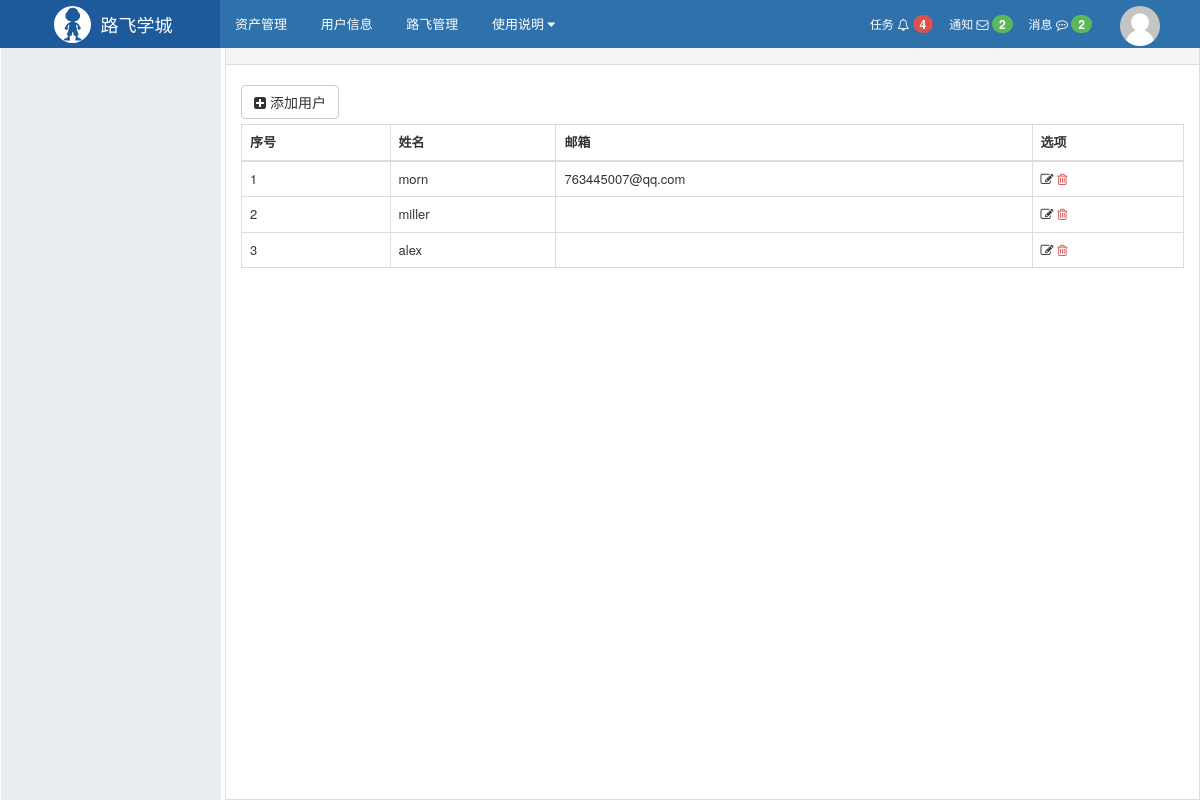
The app's page /rbac/user/list/, older data.
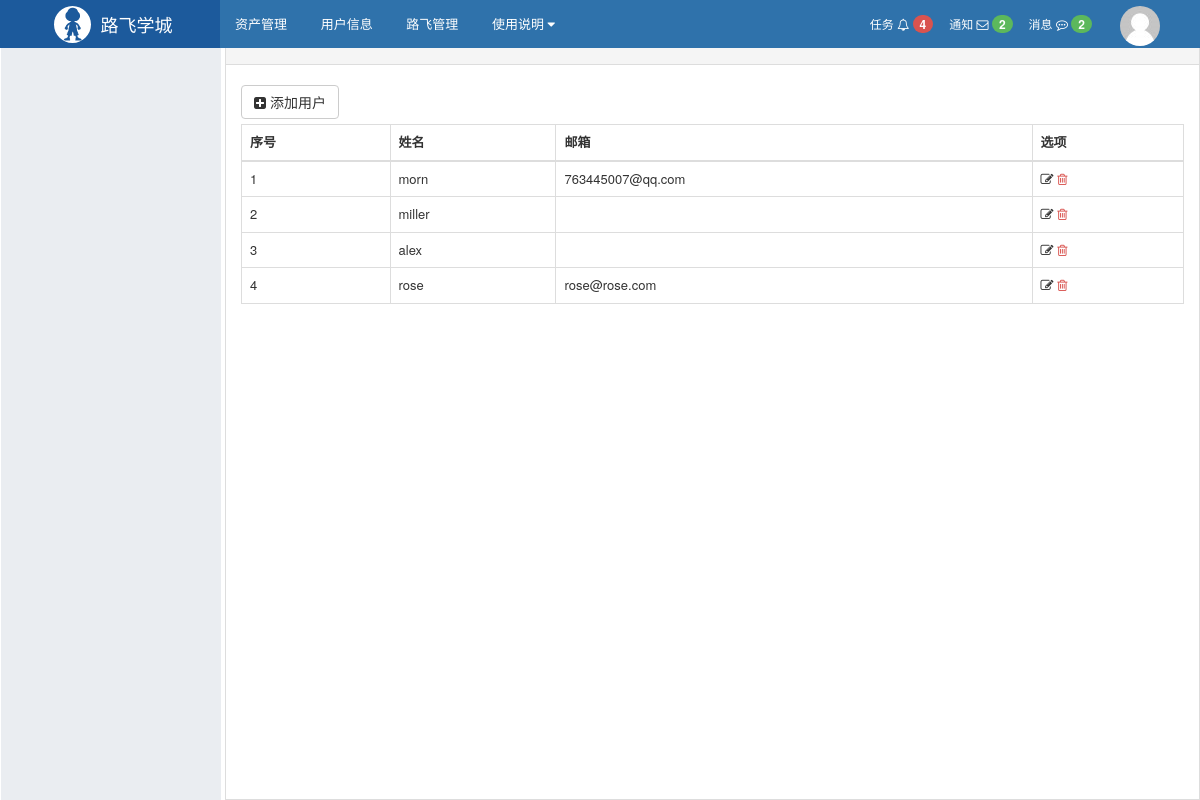
The same page, newer data.
### rbac/models.py (models this page shows, shortened)
class UserInfo(AbstractUser):
    roles = models.ManyToManyField(to="Role")

### rbac/views/user.py (the view)
def user_list(request):
    users = models.UserInfo.objects.all()
    return render(request, "rbac/user_list.html", locals())

### rbac/templates/rbac/user_list.html
{% extends "layout.html" %}
{% block content %}
    <div class="luffy-container">
        <div class="btn-group" style="margin: 5px 0">
            <a class="btn btn-default" href="{% url 'rbac:user_add' %}">
                <i class="fa fa-plus-square" aria-hidden="true"></i> 添加用户
            </a>
        </div>
        <table class="table table-bordered table-hover">
            <thead>
            <tr>
                <th>序号</th>
                <th>姓名</th>
                <th>邮箱</th>
                <th>选项</th>
            </tr>
            </thead>
            <tbody>
            {% for user in users %}
                <tr>
                    <td>{{ forloop.counter}}</td>
                    <td>{{ user.username }}</td>
                    <td>{{ user.email }}</td>
                    <td>
                        <a style="color: #333333;" href="{% url 'rbac:user_edit' uid=user.id %}">
                            <i class="fa fa-edit" aria-hidden="true"></i></a>
                        <a style="color: #d9534f;" href="{% url 'rbac:user_del' uid=user.id %}"><i
                                class="fa fa-trash-o"></i></a>
                    </td>
                </tr>
            {% endfor %}
            </tbody>
        </table>
    </div>
{% endblock %}

### web/templates/layout.html (shortened to what this page needs)
{% load staticfiles %}
{% load rbac %}
<!DOCTYPE html>
<html lang="zh-cn">
<head>
    <link rel="stylesheet" href="{% static 'bootstrap/css/bootstrap.css' %} "/>
    <link rel="stylesheet" href="{% static 'font-awesome/css/font-awesome.css' %} "/>
    <link rel="stylesheet" href="{% static 'css/commons.css' %} "/>
    <link rel="stylesheet" href="{% static 'css/nav.css' %} "/>
    <link rel="stylesheet" href="{% static 'rbac/css/menu.css' %}">
</head>
<body>
<div class="pg-header">
    <div class="nav">
        <div class="logo-area left">
            <a href="#">
                <img class="logo" src="{% static 'img/logo.svg' %}">
                <span style="font-size: 18px;">路飞学城 </span>
            </a>
        </div>
        <div class="left-menu left">
            <a class="menu-item">资产管理</a>
            <a class="menu-item">用户信息</a>
            <a class="menu-item">路飞管理</a>
            <div class="menu-item">
                <span>使用说明</span>
                <i class="fa fa-caret-down" aria-hidden="true"></i>
            </div>
        </div>
        <div class="right-menu right clearfix">
            <div class="user-info right">
                <a href="#" class="avatar">
                    <img class="img-circle" src="{% static 'img/default.png' %}">
                </a>
            </div>
            <a class="user-menu right">
                消息
                <i class="fa fa-commenting-o" aria-hidden="true"></i>
                <span class="badge bg-success">2</span>
            </a>
            <a class="user-menu right">
                通知
                <i class="fa fa-envelope-o" aria-hidden="true"></i>
                <span class="badge bg-success">2</span>
            </a>
            <a class="user-menu right">
                任务
                <i class="fa fa-bell-o" aria-hidden="true"></i>
                <span class="badge bg-danger">4</span>
            </a>
        </div>
    </div>
</div>
<div class="pg-body">
    <div class="left-menu">
    </div>
    <div class="right-body">
        <div>
            <ol class="breadcrumb no-radius no-margin" style="border-bottom: 1px solid #ddd;">
            </ol>
        </div>
        {% block content %} {% endblock %}
    </div>
</div>
</body>
</html>

### web/static/css/commons.css (style rules this page uses)
body { margin: 0; }
img { border: 0; }
.left { float: left; }
.right { float: right; }
.clearfix:after { clear: both; display: block; visibility: hidden; height: 0; }
.bg-danger { background-color: #d9534f !important; color: #ffffff; }
.bg-success { background-color: #5cb85c !important; color: #ffffff; }
.badge { display: inline-block; min-width: 10px; padding: 3px 7px; font-size: 12px; font-weight: bold; line-height: 1; color: #fff; text-align: center; white-space: nowrap; vertical-align: baseline; background-color: #777; border-radius: 10px; }
.img-circle { border-radius: 50%; }

### web/static/css/nav.css (style rules this page uses)
.nav { min-width: 980px; height: 48px; background-color: #2F72AB; color: #ffffff; line-height: 48px; overflow: visible; font-size: 12px; }
.nav .logo-area { width: 220px; overflow: hidden; height: 48px; text-align: center; background-color: #1c5a9c; }
.nav .logo-area > a { color: #ffffff; text-decoration: none; display: inline-block; }
.nav .logo-area .logo { height: 37px; width: 37px; float: left; margin: 6px; margin-right: 10px; }
.nav .left-menu { font-size: 13px; }
.nav .left-menu .menu-item { display: inline-block; padding: 0 15px; cursor: pointer; position: relative; color: white; text-decoration: none; }
.nav .right-menu .user-menu { padding: 0 8px; cursor: pointer; color: white; text-decoration: none; }
.nav .right-menu .user-info { padding: 0 30px 0 10px; height: 48px; position: relative; }
.nav .right-menu .user-info .avatar { display: inline-block; padding: 0 10px; height: 48px; }

### web/templates/layout.html (style rules this page uses)
body { margin: 0; }
.no-radius { border-radius: 0; }
.no-margin { margin: 0; }
.pg-body > .left-menu { background-color: #EAEDF1; position: absolute; left: 1px; top: 48px; bottom: 0; width: 220px; border: 1px solid #EAEDF1; overflow: auto; }
.pg-body > .right-body { position: absolute; left: 225px; right: 0; top: 48px; bottom: 0; overflow: scroll; border: 1px solid #ddd; border-top: 0; font-size: 13px; min-width: 755px; }
.luffy-container { padding: 15px; }

Row changes from the older to the newer data that the page shows:
added UserInfo: username "rose", email "rose@rose.com"
